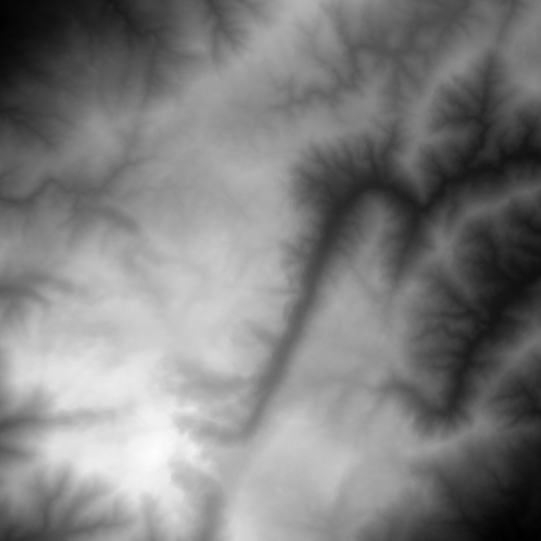
#> input picture Terrain.png, 1081 x 1081 px (shown at 1/2 size)
$ python BR_vs_atmos.py   (older library calls are emulated)
#> lines starting #> are read from the running program, lines starting #| are printed output that depends on the picture
### Simulator.py
import numpy as np
import time
import matplotlib
matplotlib.use("TkAgg")
import matplotlib.pyplot as plt
from matplotlib.colors import ListedColormap
from matplotlib.animation import FuncAnimation
from pylab import *
import copy
from datetime import timedelta

class Simulator:
    def __init__ (self, nx, ny, nt, dt=0.1, T=None,
                                            F=None,
                                            H=None,
                                            A=None,
                                            W=(0,0),
                                            Tcrit=100,
                                            burningRate=2,
                                            heatContent=10,
                                            planarDiffusivity=2,
                                            atmosphericDiffusivity=0.1,
                                            slopeContribution=1):
        self.nx = nx
        self.ny = ny
        self.nt = nt
        self.dt = dt
        if T is None:
            self.T = np.zeros((nx,ny))
        else:
            self.T = T
        if F is None:
            self.F = np.full((nx,ny),500.0)
        else:
            self.F = F
        if A is None:
            self.A = np.zeros((nx,ny))
        else:
            self.A = A
        if H is None:
            self.H = np.zeros((nx,ny))
        else:
            self.H = H

        self.initT = self.T.copy()
        self.initF = self.F.copy()
        self.initH = self.H.copy()

        self.oldF = np.zeros_like(self.F)
        self.oldT = np.zeros_like(self.T)
        self.oldH = np.zeros_like(self.H)

        self.W = np.zeros(shape=(nx,ny,2))
        self.W[:,:,0] = W[0]
        self.W[:,:,1] = W[1]
        self.Tcrit = Tcrit
        self.burningRate = burningRate
        self.heatContent = heatContent
        self.planarDiffusivity = planarDiffusivity
        self.atmosphericDiffusivity = atmosphericDiffusivity
        self.slopeContribution = slopeContribution

    def _Step(self):
        newT = np.zeros_like(self.T)
        newF = np.zeros_like(self.F)
        newH = np.zeros_like(self.H)
        newT[1:-1,1:-1] = (self.T[1:-1,1:-1] + self.dt*(self.planarDiffusivity*(self.T[2:,1:-1]*(1-self.W[1:-1,1:-1,0]-self.slopeContribution*(self.A[2:,1:-1]-self.A[1:-1,1:-1])) - 2*self.T[1:-1,1:-1] + self.T[:-2,1:-1]*(1+self.W[1:-1,1:-1,0]-self.slopeContribution*(self.A[:-2,1:-1]-self.A[1:-1,1:-1])))
                                                      + self.planarDiffusivity*(self.T[1:-1,2:]*(1-self.W[1:-1,1:-1,1]-self.slopeContribution*(self.A[1:-1,2:]-self.A[1:-1,1:-1])) - 2*self.T[1:-1,1:-1] + self.T[1:-1,:-2]*(1+self.W[1:-1,1:-1,1]-self.slopeContribution*(self.A[1:-1,:-2]-self.A[1:-1,1:-1])))
                                                      - self.atmosphericDiffusivity*self.T[1:-1,1:-1]
                                                      + self.H[1:-1,1:-1])) # Heavily modified heat equation solved here
        Hot = self.T > self.Tcrit       # Check where T is above Tcrit and store it in the boolean vector Hot
        newF[:,:] = self.F              # Copy the last F field state

        deltaF = self.dt * self.F[Hot] * self.burningRate * (self.T[Hot] - self.Tcrit) / self.T[Hot]

        newF[Hot] -= deltaF     # Burn F if Hot
        newF[Hot] = np.maximum(newF[Hot], 0)      # Make sure F is always non-negative

        newH[Hot] = deltaF * self.heatContent # Increase value in the H field if Hot
        newH[np.logical_not(Hot)] = 0   # Carry on if not Hot

        self.oldT[:,:], self.T[:,:] = self.T, newT
        self.oldF[:,:], self.F[:,:] = self.F, newF
        self.oldH[:,:], self.H[:,:] = self.H, newH

    def Run(self, animStep=100,verbose=1,
                               Tclim=None,
                               Hclim=None,
                               Fclim=None):
        if animStep != 0:
            self._BeginAnimation(Tclim=Tclim,
                                 Hclim=Hclim,
                                 Fclim=Fclim)
        self.burning = []

        begin = time.time()
        for t in range(self.nt-1):
            self._Step()

            if animStep != 0 and t%animStep == 0:
                self._UpdateAnimation(t)

            self.burning.append(np.sum(self.oldF) - np.sum(self.F))

            if self.burning[-1] == 0 and t != 0:
                break

        self.tFinal = t
        if verbose:
            print('Simulation took {} seconds.'.format(time.time() - begin))
        if animStep != 0:
            plt.close(self.fig)

    # [62 lines left out: functions _BeginAnimation, _UpdateAnimation, not called in this run]

    def Metrics(self):
        metrics = {}
        metrics['totalBurnt'] = (np.sum(self.initF) - np.sum(self.F)) / np.sum(self.initF)
        metrics['burntStep'] = np.array(self.burning)
        metrics['burning'] = (self.burning[-1] != 0)
        metrics['elapsedTime'] = self.tFinal

        if metrics['burning']:
            fitSize = len(metrics['burntStep'])
            fitRange = fitSize // 2
            m, b = np.polyfit(np.arange(fitSize-fitRange, fitSize), metrics['burntStep'][-fitRange:], deg=1)
            metrics['burnRate'] = (m, b)
        else:
            metrics['burnRate'] = None

        return metrics

    # [158 lines left out: function CreateGIF, not called in this run]

### BR_vs_atmos.py
from Simulator import Simulator
import numpy as np
from scipy import misc
import matplotlib.pyplot as plt
import numpy.core.defchararray as npstr
#from pylab import *

A = misc.imread('Terrain.png')[200:400,200:400].T
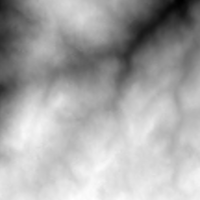
#> A: shape (200, 200) uint16; min 25539, max 40491, mean 35409; drawn with min black and max white
A = A/np.max(A)
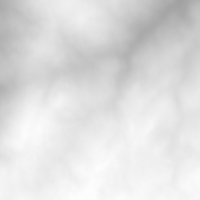
#> A: shape (200, 200) float64; min 0.631, max 1, mean 0.874
A = np.zeros((100,100))
nx=A.shape[0];ny=A.shape[0];nt=2000;                         # Fundamental simulation parameters
T = np.zeros((nx,ny))                                    # Initialize T field
T[int(nx/2):int(nx/2+2),int(ny/2):int(ny/2+3)] = 1000      # Increase temperature in the middle of the grid
F = np.random.normal(loc=500, scale=0, size=(nx,ny))
F[0,:] = 0; F[-1,:] = 0;F[:,-1] = 0; F[:,0] = 0

burnX = np.linspace(0.001,0.061,11)#[20 + i for i in range(10)]
atmosX = np.logspace(-4,-1.5,11) #[150 + 10*i for i in range(10)]

results = np.zeros((len(atmosX), len(burnX)))
dead = np.zeros((len(atmosX), len(burnX)), dtype=bool)

for i in range(len(atmosX)):
    for j in range(len(burnX)):
        for k in range(1):
            F = np.random.normal(loc=500, scale=0, size=(nx,ny))
            sim = Simulator(nx,ny,nt,T=T.copy(),A=A.copy(),F=F.copy(),H=np.zeros((nx,ny)), dt=1,
                            Tcrit=150,
                            burningRate=burnX[j],
                            heatContent=5,
                            planarDiffusivity=0.005,
                            atmosphericDiffusivity=atmosX[i],
                            slopeContribution=1)        # Initialize fields and parameters
            sim.Run(animStep=0)                                   # Perform the simulation
#> (the run stopped early here; a loop or call above may not have finished)
